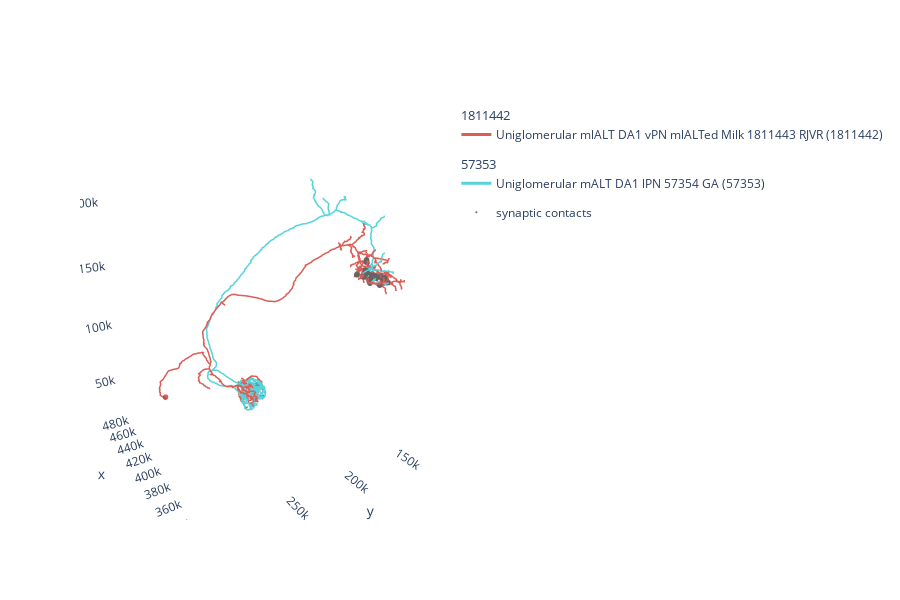

The cell this chart's notebook holds for it:
### Code cell
import numpy as np 

points = np.vstack(cn.connector_loc)

navis.plot3d([da1.idx[[1811442, 57353]],  # plot the two neurons
              points],  # plot the points of synaptic contacts as scatter 
              scatter_kws=dict(name="synaptic contacts")
              )

### Figure 1 — Plotly figure (JSON) as saved in the notebook; plotly's stock layout.template omitted (floating-point values rounded to 4 significant figures; data arrays with more than 128 entries replaced by an {"elided": "..."} marker saying what was removed)
{"data": [{"hoverinfo": "none", "hovertext": " ", "legendgroup": "1811442", "legendgrouptitle": {"text": "1811442"}, "line": {"color": "rgb(219,94,86)", "dash": "solid", "width": 3}, "mode": "lines", "name": "Uniglomerular mlALT DA1 vPN mlALTed Milk 1811443 RJVR (1811442)", "opacity": 1, "showlegend": true, "type": "scatter3d", "x": {"elided": "12540 int values"}, "y": {"elided": "12540 int values"}, "z": {"elided": "12540 int values"}}, {"color": "rgb(219,94,86)", "hoverinfo": "name", "i": {"elided": "320 int values"}, "j": {"elided": "320 int values"}, "k": {"elided": "320 int values"}, "legendgroup": "1811442", "showlegend": false, "type": "mesh3d", "x": {"elided": "162 float values"}, "y": {"elided": "162 float values"}, "z": {"elided": "162 float values"}}, {"hoverinfo": "none", "hovertext": " ", "legendgroup": "57353", "legendgrouptitle": {"text": "57353"}, "line": {"color": "rgb(86,211,219)", "dash": "solid", "width": 3}, "mode": "lines", "name": "Uniglomerular mALT DA1 lPN 57354 GA (57353)", "opacity": 1, "showlegend": true, "type": "scatter3d", "x": {"elided": "7456 int values"}, "y": {"elided": "7456 int values"}, "z": {"elided": "7456 int values"}}, {"color": "rgb(86,211,219)", "hoverinfo": "name", "i": {"elided": "320 int values"}, "j": {"elided": "320 int values"}, "k": {"elided": "320 int values"}, "legendgroup": "57353", "showlegend": false, "type": "mesh3d", "x": {"elided": "162 float values"}, "y": {"elided": "162 float values"}, "z": {"elided": "162 float values"}}, {"hoverinfo": "none", "marker": {"color": "rgb(100, 100, 100)", "opacity": 1, "size": 2}, "mode": "markers", "name": "synaptic contacts", "showlegend": true, "type": "scatter3d", "x": [363200.0, 355000.0, 358000.0, 354300.0, 355200.0, 353800.0, 372500.0, 368100.0, 356000.0, 355200.0, 353200.0, 354200.0, 359400.0, 373000.0, 357900.0, 357800.0, 360600.0, 360000.0, 349200.0, 355600.0, 349700.0, 355900.0, 355900.0, 354500.0, 355300.0, 355300.0, 371800.0, 357400.0, 355400.0, 355400.0], "y": [169200.0, 154000.0, 160800.0, 154100.0, 167600.0, 148400.0, 152100.0, 157600.0, 149600.0, 150200.0, 148600.0, 154300.0, 159300.0, 151600.0, 161800.0, 161500.0, 165300.0, 164900.0, 155400.0, 157300.0, 155200.0, 167100.0, 167800.0, 167600.0, 167500.0, 161900.0, 152100.0, 156000.0, 162200.0, 156200.0], "z": [153900.0, 145800.0, 147600.0, 152300.0, 158300.0, 147800.0, 159400.0, 154500.0, 147900.0, 148200.0, 147300.0, 151900.0, 150600.0, 160400.0, 149600.0, 148600.0, 152200.0, 153000.0, 152300.0, 151300.0, 152700.0, 157600.0, 157600.0, 156800.0, 156900.0, 155000.0, 158700.0, 152200.0, 154600.0, 152000.0]}], "layout": {"autosize": true, "height": 600, "legend": {"bgcolor": "rgba(0,0,0,0)", "orientation": "v"}, "paper_bgcolor": "rgba(0,0,0,0)", "plot_bgcolor": "rgba(0,0,0,0)", "scene": {"aspectmode": "data", "aspectratio": {"x": 1, "y": 1, "z": 1}, "camera": {"eye": {"x": -1.743, "y": 1.071, "z": 0.71}, "up": {"x": 0, "y": 0, "z": 1}}, "xaxis": {"backgroundcolor": "rgb(240, 240, 240)", "gridcolor": "rgb(255, 255, 255)", "showbackground": false, "showgrid": false, "showline": false, "zerolinecolor": "rgb(255, 255, 255)"}, "yaxis": {"backgroundcolor": "rgb(240, 240, 240)", "gridcolor": "rgb(255, 255, 255)", "showbackground": false, "showgrid": false, "showline": false, "zerolinecolor": "rgb(255, 255, 255)"}, "zaxis": {"backgroundcolor": "rgb(240, 240, 240)", "gridcolor": "rgb(255, 255, 255)", "showbackground": false, "showgrid": false, "showline": false, "zerolinecolor": "rgb(255, 255, 255)"}}, "showlegend": true}}
